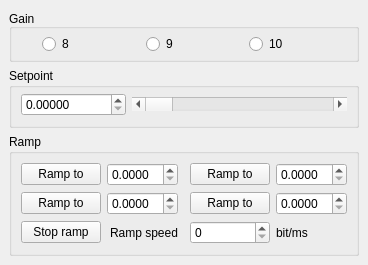
  <widget class="QDockWidget" name="Current">
   <property name="enabled">
    <bool>true</bool>
   </property>
   <property name="sizePolicy">
    <sizepolicy hsizetype="Minimum" vsizetype="Minimum">
     <horstretch>0</horstretch>
     <verstretch>0</verstretch>
    </sizepolicy>
   </property>
   <property name="minimumSize">
    <size>
     <width>342</width>
     <height>200</height>
    </size>
   </property>
   <property name="acceptDrops">
    <bool>true</bool>
   </property>
   <property name="floating">
    <bool>true</bool>
   </property>
   <property name="features">
    <set>QDockWidget::AllDockWidgetFeatures</set>
   </property>
   <property name="windowTitle">
    <string>Current</string>
   </property>
   <attribute name="dockWidgetArea">
    <number>1</number>
   </attribute>
   <widget class="QWidget" name="dockWidgetContents_2">
    <layout class="QGridLayout" name="gridLayout_9">
     <item row="1" column="0">
      <widget class="QGroupBox" name="groupBox_6">
       <property name="sizePolicy">
        <sizepolicy hsizetype="Preferred" vsizetype="Preferred">
         <horstretch>0</horstretch>
         <verstretch>0</verstretch>
        </sizepolicy>
       </property>
       <property name="title">
        <string>Setpoint</string>
       </property>
       <layout class="QGridLayout" name="gridLayout_6">
        <property name="topMargin">
         <number>5</number>
        </property>
        <property name="bottomMargin">
         <number>0</number>
        </property>
        <item row="0" column="1" colspan="2">
         <widget class="QScrollBar" name="horizontalScrollBar_3">
          <property name="maximum">
           <number>65535</number>
          </property>
          <property name="orientation">
           <enum>Qt::Horizontal</enum>
          </property>
         </widget>
        </item>
        <item row="0" column="0">
         <widget class="QDoubleSpinBox" name="doubleSpinBox_4">
          <property name="decimals">
           <number>5</number>
          </property>
         </widget>
        </item>
        <item row="2" column="1" colspan="2">
         <spacer name="horizontalSpacer_2">
          <property name="orientation">
           <enum>Qt::Horizontal</enum>
          </property>
          <property name="sizeType">
           <enum>QSizePolicy::Minimum</enum>
          </property>
          <property name="sizeHint" stdset="0">
           <size>
            <width>40</width>
            <height>9</height>
           </size>
          </property>
         </spacer>
        </item>
       </layout>
      </widget>
     </item>
     <item row="0" column="0">
      <widget class="QGroupBox" name="groupBox_5">
       <property name="title">
        <string>Gain</string>
       </property>
       <property name="alignment">
        <set>Qt::AlignBottom|Qt::AlignLeading|Qt::AlignLeft</set>
       </property>
       <layout class="QHBoxLayout" name="horizontalLayout_5">
        <property name="leftMargin">
         <number>30</number>
        </property>
        <property name="topMargin">
         <number>5</number>
        </property>
        <property name="bottomMargin">
         <number>5</number>
        </property>
        <item>
         <widget class="QRadioButton" name="radioButton_15">
          <property name="text">
           <string>8</string>
          </property>
         </widget>
        </item>
        <item>
         <widget class="QRadioButton" name="radioButton_14">
          <property name="text">
           <string>9</string>
          </property>
         </widget>
        </item>
        <item>
         <widget class="QRadioButton" name="radioButton_13">
          <property name="text">
           <string>10</string>
          </property>
         </widget>
        </item>
       </layout>
      </widget>
     </item>
     <item row="2" column="0">
      <widget class="QGroupBox" name="groupBox_7">
       <property name="title">
        <string>Ramp</string>
       </property>
       <layout class="QGridLayout" name="gridLayout_2">
        <item row="3" column="4">
         <widget class="QLabel" name="label_8">
          <property name="text">
           <string>bit/ms</string>
          </property>
         </widget>
        </item>
        <item row="2" column="3">
         <widget class="QPushButton" name="pushButton_8">
          <property name="text">
           <string>Ramp to</string>
          </property>
         </widget>
        </item>
        <item row="0" column="3">
         <spacer name="horizontalSpacer_43">
          <property name="orientation">
           <enum>Qt::Horizontal</enum>
          </property>
          <property name="sizeType">
           <enum>QSizePolicy::Minimum</enum>
          </property>
          <property name="sizeHint" stdset="0">
           <size>
            <width>40</width>
            <height>0</height>
           </size>
          </property>
         </spacer>
        </item>
        <item row="1" column="3">
         <widget class="QPushButton" name="pushButton_7">
          <property name="text">
           <string>Ramp to</string>
          </property>
         </widget>
        </item>
        <item row="3" column="0">
         <widget class="QPushButton" name="pushButton_4">
          <property name="text">
           <string>Stop ramp</string>
          </property>
         </widget>
        </item>
        <item row="0" column="0">
         <spacer name="horizontalSpacer_42">
          <property name="orientation">
           <enum>Qt::Horizontal</enum>
          </property>
          <property name="sizeType">
           <enum>QSizePolicy::Minimum</enum>
          </property>
          <property name="sizeHint" stdset="0">
           <size>
            <width>40</width>
            <height>0</height>
           </size>
          </property>
         </spacer>
        </item>
        <item row="2" column="0">
         <widget class="QPushButton" name="pushButton_6">
          <property name="text">
           <string>Ramp to</string>
          </property>
         </widget>
        </item>
        <item row="0" column="1">
         <spacer name="horizontalSpacer_9">
          <property name="orientation">
           <enum>Qt::Horizontal</enum>
          </property>
          <property name="sizeType">
           <enum>QSizePolicy::Minimum</enum>
          </property>
          <property name="sizeHint" stdset="0">
           <size>
            <width>40</width>
            <height>0</height>
           </size>
          </property>
         </spacer>
        </item>
        <item row="0" column="4">
         <spacer name="horizontalSpacer_44">
          <property name="orientation">
           <enum>Qt::Horizontal</enum>
          </property>
          <property name="sizeType">
           <enum>QSizePolicy::Minimum</enum>
          </property>
          <property name="sizeHint" stdset="0">
           <size>
            <width>40</width>
            <height>0</height>
           </size>
          </property>
         </spacer>
        </item>
        <item row="1" column="4">
         <widget class="QDoubleSpinBox" name="doubleSpinBox_12">
          <property name="decimals">
           <number>4</number>
          </property>
         </widget>
        </item>
        <item row="2" column="1">
         <widget class="QDoubleSpinBox" name="doubleSpinBox_9">
          <property name="decimals">
           <number>4</number>
          </property>
         </widget>
        </item>
        <item row="3" column="1" alignment="Qt::AlignRight">
         <widget class="QLabel" name="label_7">
          <property name="text">
           <string>Ramp speed</string>
          </property>
         </widget>
        </item>
        <item row="1" column="0">
         <widget class="QPushButton" name="pushButton_12">
          <property name="text">
           <string>Ramp to</string>
          </property>
         </widget>
        </item>
        <item row="2" column="4">
         <widget class="QDoubleSpinBox" name="doubleSpinBox_13">
          <property name="decimals">
           <number>4</number>
          </property>
         </widget>
        </item>
        <item row="1" column="1">
         <widget class="QDoubleSpinBox" name="doubleSpinBox_8">
          <property name="decimals">
           <number>4</number>
          </property>
         </widget>
        </item>
        <item row="3" column="3">
         <widget class="QSpinBox" name="spinBox_6"/>
        </item>
        <item row="0" column="2">
         <spacer name="horizontalSpacer_7">
          <property name="orientation">
           <enum>Qt::Horizontal</enum>
          </property>
          <property name="sizeType">
           <enum>QSizePolicy::Fixed</enum>
          </property>
          <property name="sizeHint" stdset="0">
           <size>
            <width>6</width>
            <height>0</height>
           </size>
          </property>
         </spacer>
        </item>
       </layout>
      </widget>
     </item>
    </layout>
   </widget>
  </widget>
